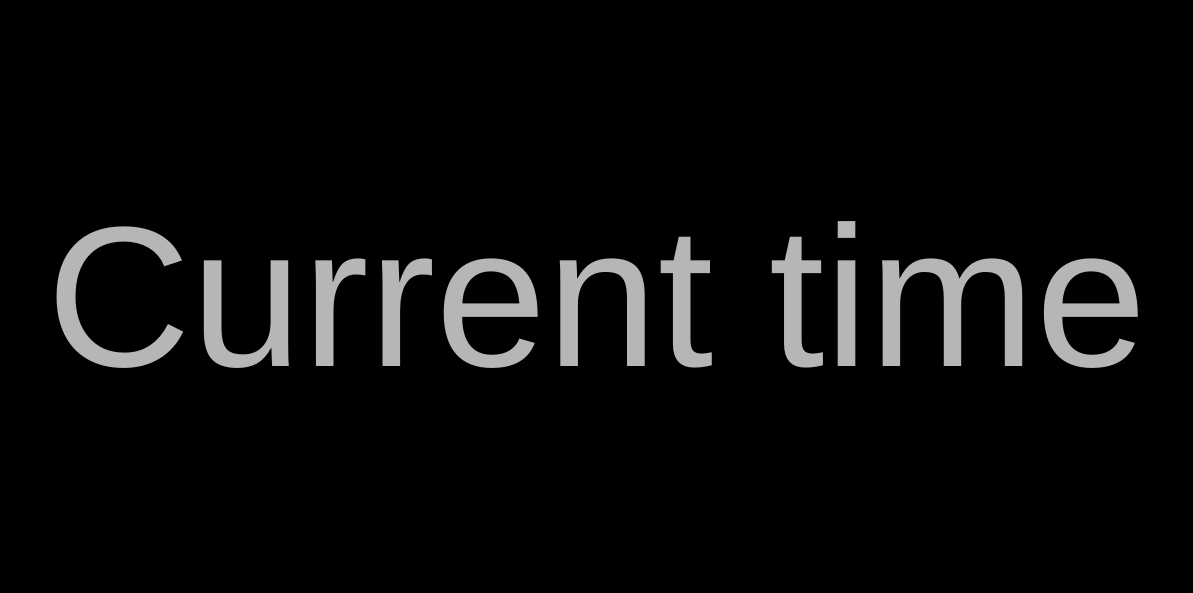
<?xml version="1.0" encoding="UTF-8"?>
<ui version="4.0">
 <class>ClockView</class>
 <widget class="QWidget" name="ClockView">
  <property name="geometry">
   <rect>
    <x>0</x>
    <y>0</y>
    <width>1193</width>
    <height>593</height>
   </rect>
  </property>
  <property name="windowTitle">
   <string>Form</string>
  </property>
  <property name="styleSheet">
   <string notr="true">QWidget {
	background-color: rgb(0, 0, 0);
}</string>
  </property>
  <layout class="QVBoxLayout" name="verticalLayout">
   <property name="spacing">
    <number>0</number>
   </property>
   <property name="leftMargin">
    <number>0</number>
   </property>
   <property name="topMargin">
    <number>0</number>
   </property>
   <property name="rightMargin">
    <number>0</number>
   </property>
   <property name="bottomMargin">
    <number>0</number>
   </property>
   <item>
    <widget class="QLabel" name="lbl_clock">
     <property name="minimumSize">
      <size>
       <width>0</width>
       <height>200</height>
      </size>
     </property>
     <property name="font">
      <font>
       <pointsize>150</pointsize>
      </font>
     </property>
     <property name="styleSheet">
      <string notr="true">color: rgb(182, 182, 182);</string>
     </property>
     <property name="text">
      <string>Current time</string>
     </property>
     <property name="alignment">
      <set>Qt::AlignCenter</set>
     </property>
    </widget>
   </item>
  </layout>
 </widget>
 <resources/>
 <connections/>
</ui>
